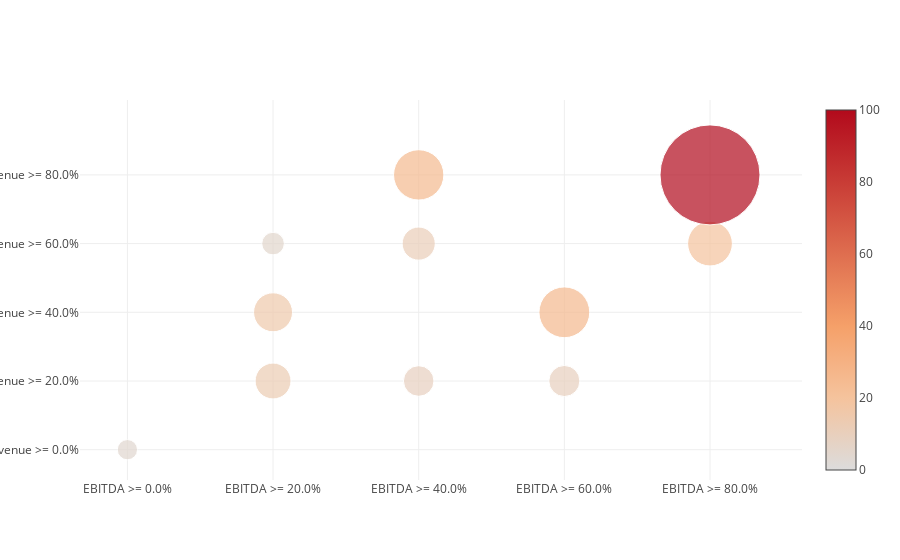

This figure's notebook cell:
### Code cell
energy = sectors['Energy']

ret = add_columns_by_cuts(['Revenue', 'EBITDA', 'Enterprise Value'], energy, 5)

draw_from_cuts(['Revenue', 'EBITDA', 'Enterprise Value'], ret, 5)

### Figure 1 — Plotly figure (JSON) as saved in the notebook; plotly's stock layout.template omitted (floating-point values rounded to 4 significant figures)
{"data": [{"marker": {"color": [4.086, 0, 0, 0, 0, 0, 12.87, 15.18, 5.097, 0, 0, 9.339, 0, 10.96, 25.33, 0, 9.65, 25.81, 0, 0, 0, 0, 0, 20.05, 100], "showscale": true, "size": [8786000000, 0, 0, 0, 0, 0, 27680000000, 32640000000, 10960000000, 0, 0, 20080000000, 0, 23565000000, 54460000000, 0, 20750000000, 55490000000.0, 0, 0, 0, 0, 0, 43110000000, 215000000000.0], "sizemin": 4, "sizemode": "area", "sizeref": 43000000.0}, "mode": "markers", "type": "scatter", "x": ["EBITDA >= 0.0%", "EBITDA >= 0.0%", "EBITDA >= 0.0%", "EBITDA >= 0.0%", "EBITDA >= 0.0%", "EBITDA >= 20.0%", "EBITDA >= 20.0%", "EBITDA >= 20.0%", "EBITDA >= 20.0%", "EBITDA >= 20.0%", "EBITDA >= 40.0%", "EBITDA >= 40.0%", "EBITDA >= 40.0%", "EBITDA >= 40.0%", "EBITDA >= 40.0%", "EBITDA >= 60.0%", "EBITDA >= 60.0%", "EBITDA >= 60.0%", "EBITDA >= 60.0%", "EBITDA >= 60.0%", "EBITDA >= 80.0%", "EBITDA >= 80.0%", "EBITDA >= 80.0%", "EBITDA >= 80.0%", "EBITDA >= 80.0%"], "y": ["Revenue >= 0.0%", "Revenue >= 20.0%", "Revenue >= 40.0%", "Revenue >= 60.0%", "Revenue >= 80.0%", "Revenue >= 0.0%", "Revenue >= 20.0%", "Revenue >= 40.0%", "Revenue >= 60.0%", "Revenue >= 80.0%", "Revenue >= 0.0%", "Revenue >= 20.0%", "Revenue >= 40.0%", "Revenue >= 60.0%", "Revenue >= 80.0%", "Revenue >= 0.0%", "Revenue >= 20.0%", "Revenue >= 40.0%", "Revenue >= 60.0%", "Revenue >= 80.0%", "Revenue >= 0.0%", "Revenue >= 20.0%", "Revenue >= 40.0%", "Revenue >= 60.0%", "Revenue >= 80.0%"]}], "layout": {}}
